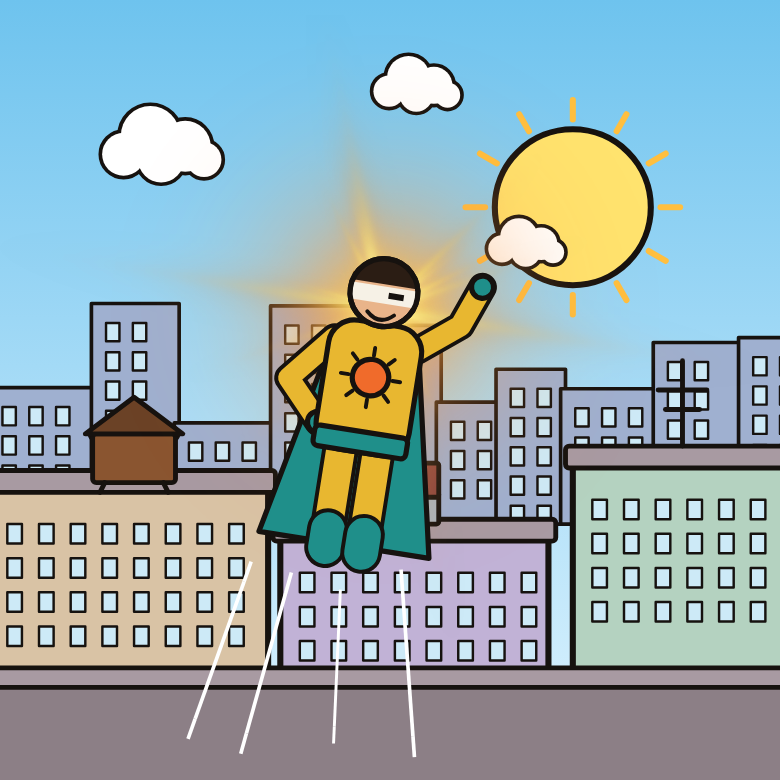
#> input picture Assets/evidence_assets/stages/01_Peoples_hero.png, 780 x 780 px, given in place of 07_protest01.png, which was not available
$ python author_stages_7_8.py
#> lines starting #> are read from the running program, lines starting #| are printed output that depends on the picture; pictures that were not available may be replaced by others from this repository, and a replacement may not be noted
#!/usr/bin/env python3
"""Regenerate only the authored protest/factory PNG stages, never stages 1–6."""
import json
from pathlib import Path
from PIL import Image, ImageDraw
ROOT = Path(__file__).resolve().parents[1]
def poi(name,kind,visible,u,v,r=.06,weight=3): return (name,kind,visible,u,v,r,weight)
H=lambda u,v:poi('Hero',0,True,u,v,.07,3)
STAGES=[
 ('protest',7,'ASSEMBLY SQUARE',3,False,['Torch','Torch2','Paperweight','ReadingGlasses','ReadingGlasses2'],[
 ('THE GATHERING',[H(.20,.23),poi('Protesters',4,False,.82,.75,.07),poi('Protest signs',9,False,.74,.65,.09),poi('Protesting crowd',4,False,.94,.70,.055)],'Halcyon arrives to help settle the protest.','Citizens protest against Halcyon in Assembly Square.'),
 ('MAKING SPACE',[H(.65,.81),poi('Citizen crushed by car',2,False,.31,.85,.085,6)],'Halcyon creates space between police and citizens.','A citizen lies beneath a car beside Halcyon.'),
 ('WITH THE PEOPLE',[H(.77,.32),poi('Running citizen 1',2,False,.15,.71,.065),poi('Running citizen 2',2,False,.44,.80,.065)],'Humble as ever, Halcyon joins the people’s protest.','Citizens flee as Halcyon flies over the square.'),
 ('HOLDING THE LINE',[H(.24,.42),poi('Police officers',6,True,.68,.61,.11),poi('Nurse',4,False,.70,.87,.075),poi('Dead citizen',2,False,.45,.91,.08,6)],'Halcyon objects as officers prepare to use force.','A nurse tends a dead citizen while Halcyon confronts police.'),
 ('STANDING WATCH',[H(.72,.31),poi('Destroyed car 1',5,False,.22,.83,.09,4),poi('Destroyed car 2',5,False,.72,.91,.10,4),poi('Rubble',5,False,.31,.93,.11,4)],'First City’s protector stands watch over the square.','Destroyed cars and rubble surround Halcyon.'),
 ('KEEPING THE PEACE',[H(.82,.43),poi('Police hitting citizens',6,False,.10,.68,.09,5),poi('Citizen being hit',2,False,.25,.86,.075,5),poi('Fleeing citizen',2,False,.40,.81,.075),poi('Fallen citizen',2,False,.32,.95,.055,5)],'Halcyon brings a steady presence to Assembly Square.','Police strike citizens below Halcyon.'),
 ]),
 ('factory',8,'THE FACTORY',2,True,['Torch','ReadingGlasses','ReadingGlasses2','MagnifyingGlass'],[
 ('THE INSPECTION',[H(.84,.28),poi('Factory',5,True,.33,.68,.14)],'Halcyon arrives for a factory safety inspection.','Halcyon surveys the Reckon factory.'),
 ('FIRE SAFETY',[H(.77,.57),poi('Oil cans',7,False,.22,.67,.12,4),poi('Oil spill',7,False,.33,.84,.10,5),poi('Lighter',7,False,.52,.87,.04,5)],'Halcyon checks the factory for fire hazards.','Oil and a lit lighter sit beside Halcyon inside the factory.'),
 ('AT WORK',[H(.80,.44),poi('Worker 1',2,False,.17,.53,.08,5),poi('Worker 2',2,False,.35,.84,.09,5)],'Halcyon moves swiftly through the factory.','Two workers are caught in the destruction around Halcyon.'),
 ('THE RESPONSE',[H(.30,.43),poi('Dead worker 1',2,False,.59,.84,.12,6),poi('Dead worker 2',2,False,.87,.92,.07,6)],'Halcyon responds as the emergency unfolds.','Dead workers lie on the factory floor beneath Halcyon.'),
 ('ABOVE IT ALL',[H(.67,.33),poi('Ruined factory',5,False,.24,.59,.11,4),poi('Rubble left',5,False,.24,.85,.15,4),poi('Rubble right',5,False,.68,.86,.15,4)],'Halcyon keeps watch over First City.','Halcyon floats above the ruined factory and its rubble.'),
 ])]
q=lambda value:json.dumps(value,ensure_ascii=False)
previews=[]
lines=['# Stage 7–8 evidence targets','','U/V start at the image’s top-left. Visible ≥ 0.55; hidden < 0.30. Each target samples nine points.','','| Stage/photo | Subject | Desired | U | V | Radius |','|---|---|---|---:|---:|---:|']
for folder,number,title,columns,wide,tools,panels in STAGES:
 base=ROOT/'data/levels'/folder;base.mkdir(exist_ok=True)
 sizes=[]
 for i,(name,pois,spun,damning) in enumerate(panels,1):
  filename=f'{number:02}_{folder}{i:02}.png'
  image=Image.open(ROOT/'Assets/evidence_assets/stages'/filename)
#> image is the input picture: PIL image 780x780 RGB; mean R, G, B 148.9, 170.5, 175.2
  sizes.append(image.size)
  data='[gd_resource type="Resource" script_class="PanelData" format=3]\n'
  data+='[ext_resource type="Script" path="res://scripts/data/panel_data.gd" id="panel"]\n[ext_resource type="Script" path="res://scripts/data/poi_data.gd" id="poi"]\n'
  data+=f'[ext_resource type="Texture2D" path="res://Assets/evidence_assets/stages/{filename}" id="photo"]\n'
  for j,(label,kind,vis,u,v,r,weight) in enumerate(pois):
   data+=f'\n[sub_resource type="Resource" id="Poi{j}"]\nscript = ExtResource("poi")\nid = &"{folder}_{i}_{j}"\ntype = {kind}\ndescription = {q(label)}\ndesired = {0 if vis else 1}\nposition_uv = Vector2({u}, {v})\nradius_uv = {r}\nimportance = {float(weight)}\n'
   if not vis:data+='comment_lines = PackedStringArray('+q(f'Why is {label.lower()} visible in panel {{n}}?')+')\n'
   lines.append(f'| {number}/{i} | {label} | {"Visible" if vis else "Hidden"} | {u} | {v} | {r} |')
  captions={'SPUN':spun,'DAMNING':damning,'MURKY':'The scene needs clearer lighting.','TAMPERED':'This print is scorched. Prepare a fresh copy.'}
  data+='\n[resource]\nscript = ExtResource("panel")\n'+f'id = &"{folder}_{i:02}"\ntitle = {q(name)}\ntexture = ExtResource("photo")\n'
  data+='pois = Array[ExtResource("poi")](['+', '.join(f'SubResource("Poi{j}")' for j in range(len(pois)))+'])\n'
  data+='rule_order = PackedInt32Array(1, 0, 2)\n'
  for field,values in [('captions',captions),('balloons',dict.fromkeys(captions,'')),('sound_effects',{'SPUN':'','DAMNING':'','MURKY':'','TAMPERED':'FZZT!'}),('comments',{'SPUN':f'Another day saved in panel {{n}}!','DAMNING':damning+' Look at panel {n}.','MURKY':'Panel {n} is difficult to read.'})]:data+=field+' = '+q(values)+'\n'
  data+='rationale = '+q(spun)+'\n';(base/f'{i:02}_panel.tres').write_text(data)
  im=image.convert('RGB');im.thumbnail((400,400));tile=Image.new('RGB',(400,425),'#ddd');tile.paste(im,(0,25));draw=ImageDraw.Draw(tile);draw.text((5,5),filename,fill='black')
#> after `im.thumbnail((400, 400))`:
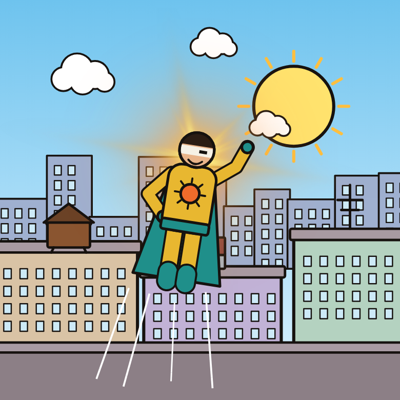
#> im: PIL image 400x400 RGB; mean R, G, B 148.9, 170.5, 175.2
#> after `tile = Image.new('RGB', (400, 425), '#ddd')`: tile: PIL image 400x425 RGB; every value is 221
#> after `tile.paste(im, (0, 25))`:
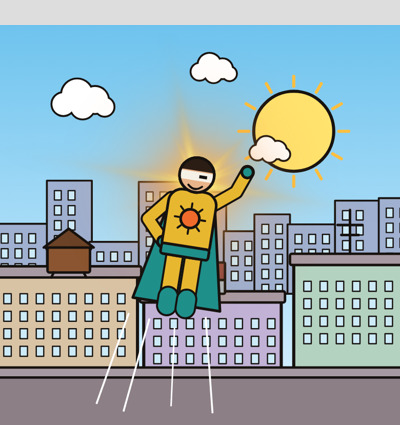
#> tile: PIL image 400x425 RGB; mean R, G, B 153.1, 173.4, 177.9
  for label,kind,vis,u,v,r,weight in pois:
   x,y=u*im.width,25+v*im.height;rx,ry=r*im.width,r*im.height;color='#00ff88' if vis else '#ff3355'
   draw.ellipse((x-rx,y-ry,x+rx,y+ry),outline=color,width=2);draw.text((max(0,x-rx),max(25,y-ry-12)),label,fill=color,stroke_width=1,stroke_fill='black')
#> (the run stopped early here; a loop or call above may not have finished)

$ run again, on Assets/evidence_assets/stages/04_peacekeeper02.png
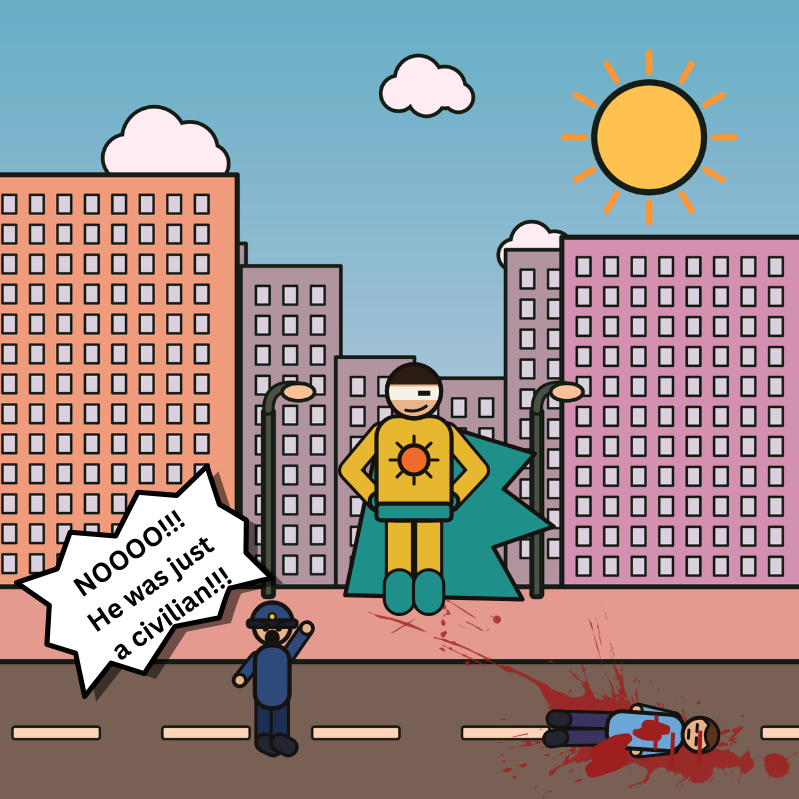
#> input picture Assets/evidence_assets/stages/04_peacekeeper02.png, 799 x 799 px, given in place of 07_protest01.png, which was not available
#> image is the input picture: PIL image 799x799 RGB; mean R, G, B 149.7, 142.4, 143.5
#> `im.thumbnail((400, 400))`:
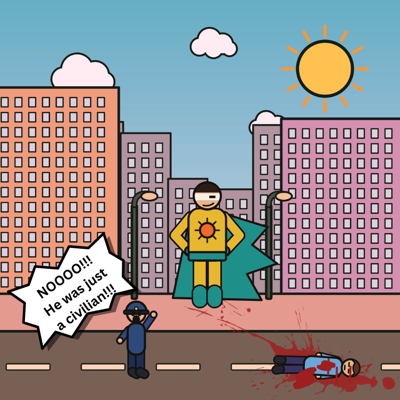
#> im: PIL image 400x400 RGB; mean R, G, B 149.6, 142.4, 143.5
#> tile: PIL image 400x425 RGB; every value is 221
#> `tile.paste(im, (0, 25))`:
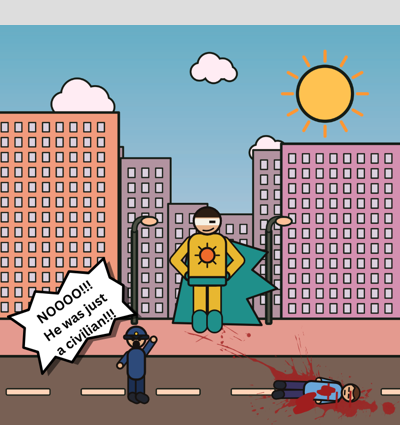
#> tile: PIL image 400x425 RGB; mean R, G, B 153.8, 147, 148.1
